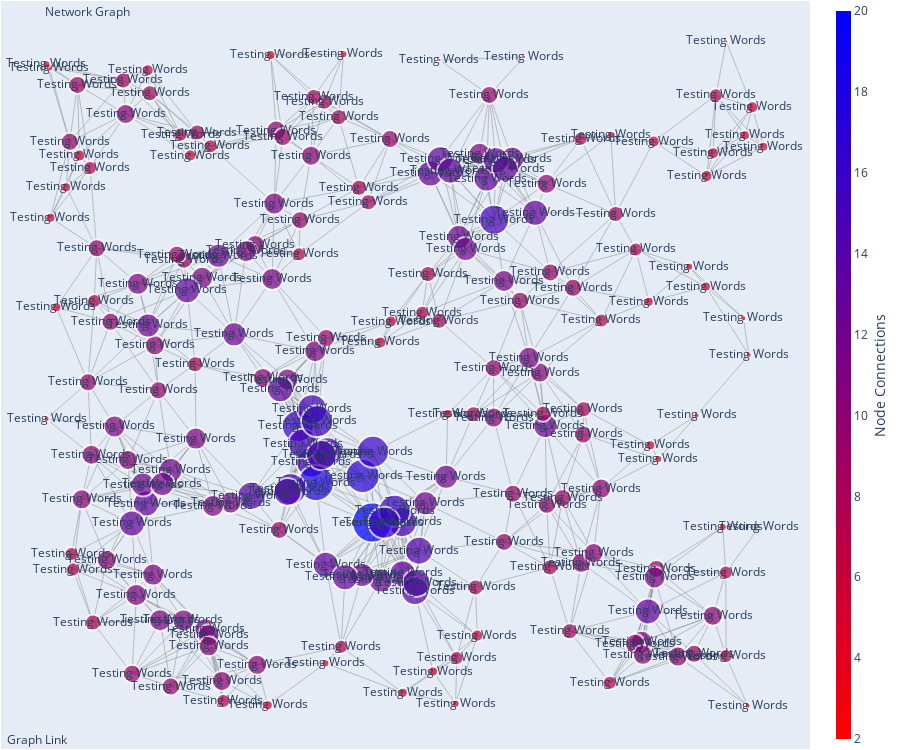

This figure's notebook cell:
### Markdown cell above
Create Network Graph

### Code cell
fig = go.Figure(data=[edge_traces, node_trace, text_trace],
                layout=go.Layout(
                    title='<br>Network Graph',
                    titlefont_size=12,
                    height=750,
                    width=None,
                    showlegend=False,
                    hovermode='closest',
                    margin=dict(b=1,l=1,r=1,t=1), # b=20,l=5,r=5,t=40
                    annotations=[dict(text="Graph <a href=''>Link</a>",
                                      showarrow=False,
                                      xref="paper", yref="paper",
                                      x=0.005,
                                      y=-0.002)],
                    xaxis=dict(showgrid=False,
                               zeroline=False,
                               showticklabels=False),
                    yaxis=dict(showgrid=False,
                               zeroline=False,
                               showticklabels=False),)
                )
fig.show()

### Figure 1 — Plotly figure (JSON) as saved in the notebook; plotly's stock layout.template omitted (floating-point values rounded to 4 significant figures; data arrays with more than 128 entries replaced by an {"elided": "..."} marker saying what was removed)
{"data": [{"hoverinfo": "none", "line": {"color": "#888", "shape": "spline", "width": 0.5}, "mode": "lines", "type": "scatter", "x": {"elided": "2799 float values"}, "y": {"elided": "2799 float values"}}, {"hoverinfo": "text", "marker": {"color": {"elided": "200 int values"}, "colorbar": {"thickness": 15, "title": {"side": "right", "text": "Node Connections"}, "xanchor": "left"}, "colorscale": [[0, "rgb(0,0,255)"], [1, "rgb(255,0,0)"]], "line": {"width": 2}, "reversescale": true, "showscale": true, "size": {"elided": "200 int values"}}, "mode": "markers", "opacity": 1, "text": {"elided": "200 str values"}, "type": "scatter", "x": {"elided": "200 float values"}, "y": {"elided": "200 float values"}}, {"hoverinfo": "text", "marker": {"color": {"elided": "200 int values"}, "colorscale": [[0, "rgb(150,0,90)"], [0.125, "rgb(0,0,200)"], [0.25, "rgb(0,25,255)"], [0.375, "rgb(0,152,255)"], [0.5, "rgb(44,255,150)"], [0.625, "rgb(151,255,0)"], [0.75, "rgb(255,234,0)"], [0.875, "rgb(255,111,0)"], [1, "rgb(255,0,0)"]], "reversescale": false, "showscale": true, "size": {"elided": "200 int values"}}, "mode": "text", "opacity": 1, "text": {"elided": "200 str values"}, "type": "scatter", "x": {"elided": "200 float values"}, "y": {"elided": "200 float values"}}], "layout": {"annotations": [{"showarrow": false, "text": "Graph <a href=''>Link</a>", "x": 0.005, "xref": "paper", "y": -0.002, "yref": "paper"}], "height": 750, "hovermode": "closest", "margin": {"b": 1, "l": 1, "r": 1, "t": 1}, "showlegend": false, "title": {"font": {"size": 12}, "text": "<br>Network Graph"}, "xaxis": {"showgrid": false, "showticklabels": false, "zeroline": false}, "yaxis": {"showgrid": false, "showticklabels": false, "zeroline": false}}}
